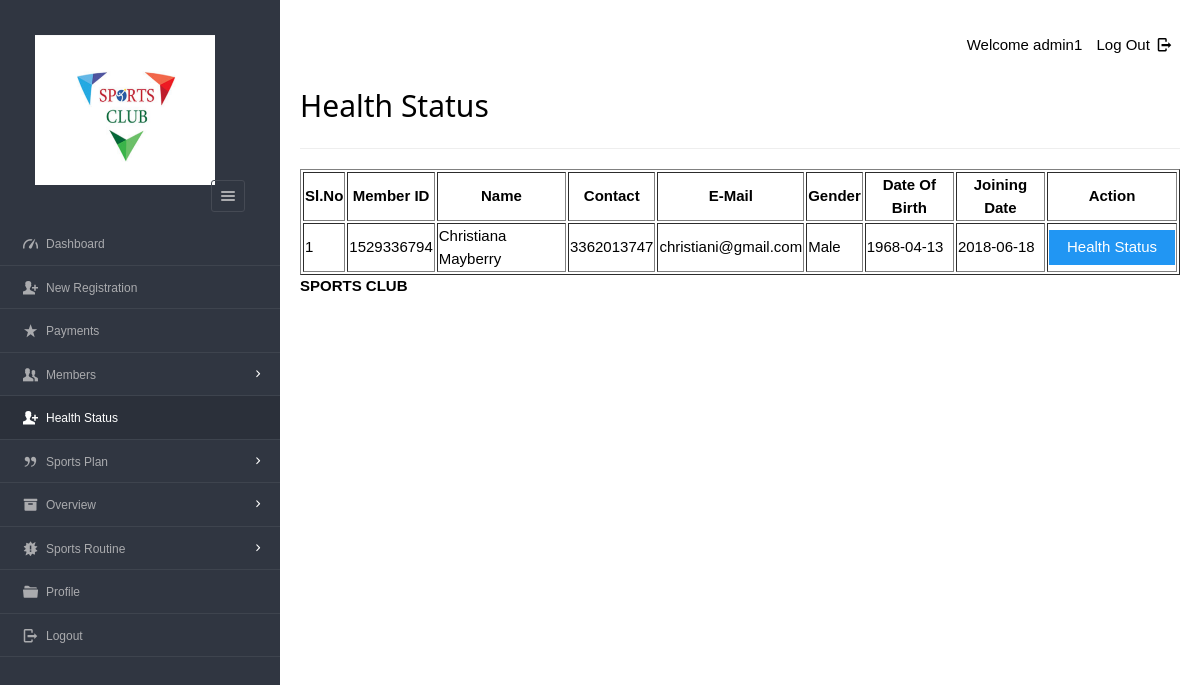
The page /dashboard/admin/new_health_status.php (signed in) on the database its author committed.
### tables this page shows
CREATE TABLE `enrolls_to` (
`et_id` int(5) NOT NULL AUTO_INCREMENT,
`pid` varchar(8) ,
`uid` varchar(20),
`paid_date` varchar(15),
`expire` varchar(15),
`renewal` varchar(15),
PRIMARY KEY (`et_id`) USING BTREE,
INDEX `user_ID`(`uid`) USING BTREE,
INDEX `plan_ID_idx`(`pid`) USING BTREE
);

CREATE TABLE `users`(
`userid` varchar(20),
`username` varchar(40),
`gender` varchar(8),
`mobile` varchar(20),
`email` varchar(20),
`dob` varchar(10),
`joining_date` varchar(10),
PRIMARY KEY (`userid`) USING BTREE,
UNIQUE INDEX `email`(`email`) USING BTREE,
INDEX `userid`(`userid`) USING BTREE
);

### dashboard/admin/new_health_status.php (the view, shortened to what this page needs)
<?php
require '../../include/db_conn.php';
?>
<!DOCTYPE html>
<html lang="en">
<head>
  <link rel="stylesheet" href="../../css/style.css"  id="style-resource-5">
    <link rel="stylesheet" href="../../css/dashMain.css">
    <link rel="stylesheet" type="text/css" href="../../css/entypo.css">
	<link href="a1style.css" rel="stylesheet" type="text/css">
</head>
     <body class="page-body  page-fade" onload="collapseSidebar()">
    	<div class="page-container sidebar-collapsed" id="navbarcollapse">
		<div class="sidebar-menu">
			<header class="logo-env">
			<div class="logo">
				<a href="main.php">
					<img src="logo1.png" alt="" width="192" height="80" />
				</a>
			</div>
					<div class="sidebar-collapse" onclick="collapseSidebar()">
				<a href="#" class="sidebar-collapse-icon with-animation">
					<i class="entypo-menu"></i>
				</a>
			</div>
			</header>
    		<?php include('nav.php'); ?>
    	</div>
    		<div class="main-content">
				<div class="row">
					<div class="col-md-6 col-sm-8 clearfix">
					</div>
					<div class="col-md-6 col-sm-4 clearfix hidden-xs">
						<ul class="list-inline links-list pull-right">
							<li>Welcome <?php echo $_SESSION['full_name']; ?>
							</li>
							<li>
								<a href="logout.php">
									Log Out <i class="entypo-logout right"></i>
								</a>
							</li>
						</ul>
					</div>
				</div>
		<h2>Health Status</h2>
		<hr />
		<table class="table table-bordered datatable" id="table-1" border=1>
			<thead>
				<tr><h2>
					<th>Sl.No</th>
					<th>Member ID</th>
					<th>Name</th>
					<th>Contact</th>
					<th>E-Mail</th>
					<th>Gender</th>
					<th>Date Of Birth</th>
					<th>Joining Date</th>
					<th>Action</th></h2>
				</tr>
			</thead>
				<tbody>
						<?php
							$query  = "select * from users ORDER BY joining_date";
							$result = mysqli_query($con, $query);
							$sno    = 1;
							if (mysqli_affected_rows($con) != 0) {
							    while ($row = mysqli_fetch_array($result, MYSQLI_ASSOC)) {
							        $uid   = $row['userid'];
							        $query1  = "select * from enrolls_to WHERE uid='$uid' AND renewal='yes'";
							        $result1 = mysqli_query($con, $query1);
							        if (mysqli_affected_rows($con) == 1) {
							            while ($row1 = mysqli_fetch_array($result1, MYSQLI_ASSOC)) {
							                echo "<tr><td>".$sno."</td>";
							                echo "<td>" . $row['userid'] . "</td>";
							                echo "<td>" . $row['username'] . "</td>";
							                echo "<td>" . $row['mobile'] . "</td>";
							                echo "<td>" . $row['email'] . "</td>";
							                echo "<td>" . $row['gender'] . "</td>";
							                echo "<td>" . $row['dob'] . "</td>";
							                echo "<td>" . $row['joining_date'] ."</td>";
							                $uname=$row['username'];
							       			$udob=$row['dob'];
							        		$ujoing=$row['joining_date'];
							        		$ugender=$row['gender'];
							                $sno++;
							                echo "<td><form action='health_status_entry.php' method='post'><input type='hidden' name='uid' value='" . $uid . "'/>
							                <input type='hidden' name='uname' value='" . $uname . "'/>
							                <input type='hidden' name='udob' value='" . $udob . "'/>
							                <input type='hidden' name='ujoin' value='" . $ujoing . "'/>
							                <input type='hidden' name='ugender' value='" . $ugender . "'/><input type='submit' class='a1-btn a1-blue' id='button1' value='Health Status' class='btn btn-info'/></form></td></tr>";
							            }
							        }
							    }
							}
						?>
					</tbody>
				</table>
			<?php include('footer.php'); ?>
    	</div>
    </body>
</html>

### css/style.css (style rules this page uses)
html { font-size: 62.5%; font-family: sans-serif; }
div { display: block; }
body { font-family: "Noto Sans", sans-serif, "Helvetica Neue", Helvetica, Arial, sans-serif; font-size: 12px; line-height: 1.428571429; display: block; margin: 0; }
*, *:before, *:after { box-sizing: border-box; }
a { text-decoration: none; background: transparent; }
img { vertical-align: middle; }
img { border: 0; }
.logo img { width: 220px; height: 200px; }
input, button, select, textarea { font-family: inherit; font-size: inherit; line-height: inherit; }
button, input { line-height: normal; }
button, input, select, textarea { font-family: inherit; font-size: 100%; margin: 0; }
input { background-color: white; cursor: text; padding: 1px; border-width: 2px; border-style: inset; border-color: initial; border-image: initial; }
input, textarea, select, button { text-rendering: auto; color: initial; letter-spacing: normal; word-spacing: normal; text-transform: none; text-indent: 0px; text-shadow: none; display: inline-block; text-align: start; margin: 0em; font: 400 13.3333px Arial; }
button, html input[type="button"], input[type="reset"], input[type="submit"] { cursor: pointer; }
a { color: #373e4a; text-decoration: none; }
a { background: transparent; }
a { color: #373e4a; }
.page-container { position: relative; padding-left: 280px; }
.page-container .sidebar-menu { position: absolute; width: 280px; top: 0; left: 0; bottom: 0; background: #303641; color: #aaabae; z-index: 1; min-height: 796px; box-sizing: border-box; }
.page-container .sidebar-menu .logo-env { width: 100%; padding: 35px; padding-bottom: 10px; box-sizing: border-box; }
.page-container .sidebar-menu .logo-env:before, .page-container .sidebar-menu .logo-env:after { content: " "; display: table; }
.page-container .sidebar-menu .logo-env > div { display: block; vertical-align: middle; white-space: nowrap; float: left; }
.page-container .sidebar-menu .logo-env > div > a { display: inline-block; color: #aaabae; }
.page-container .sidebar-menu .logo-env > div.sidebar-collapse, .page-container .sidebar-menu .logo-env > div.sidebar-mobile-menu { position: relative; float: right; }
.page-container .sidebar-menu .logo-env > div.sidebar-collapse a, .page-container .sidebar-menu .logo-env > div.sidebar-mobile-menu a { display: inline-block; border: 1px solid #454a54; text-align: center; padding: 0; line-height: 1; font-size: 20px; font-weight: 300; padding: 5px 2px; background-clip: padding-box; border-radius: 3px; transition: all 200ms ease-in-out; }
.page-container .sidebar-menu .logo-env .logo img { width: 180px; height: 150px; }
.page-container .sidebar-menu .logo-env:after { clear: both; }
ul, ol { margin-top: 0; margin-bottom: 8.5px; }
ul, menu, dir { display: block; list-style-type: disc; }
li { display: list-item; }
i, cite, em, var, address, dfn { font-style: italic; }

### css/entypo.css (style rules this page uses)
[class^="entypo-"]:before, [class*=" entypo-"]:before { font-family: "entypo"; font-style: normal; font-weight: normal; speak: none; display: inline-block; text-decoration: inherit; width: 1em; margin-right: .2em; text-align: center; font-variant: normal; text-transform: none; line-height: 1em; margin-left: .2em; }
.entypo-menu:before { content: '\e811'; }
.entypo-logout:before { content: '\e85d'; }

### dashboard/admin/new_health_status.php (style rules this page uses)
#button1 { width:126px; }

### rows shown on the page
users: userid "1529336794", username "Christiana Mayberry", mobile "3362013747", email "christiani@gmail.com", gender "Male", dob "1968-04-13", joining_date "2018-06-18"

### other values the page prints
$_SESSION['full_name'] "admin1"
